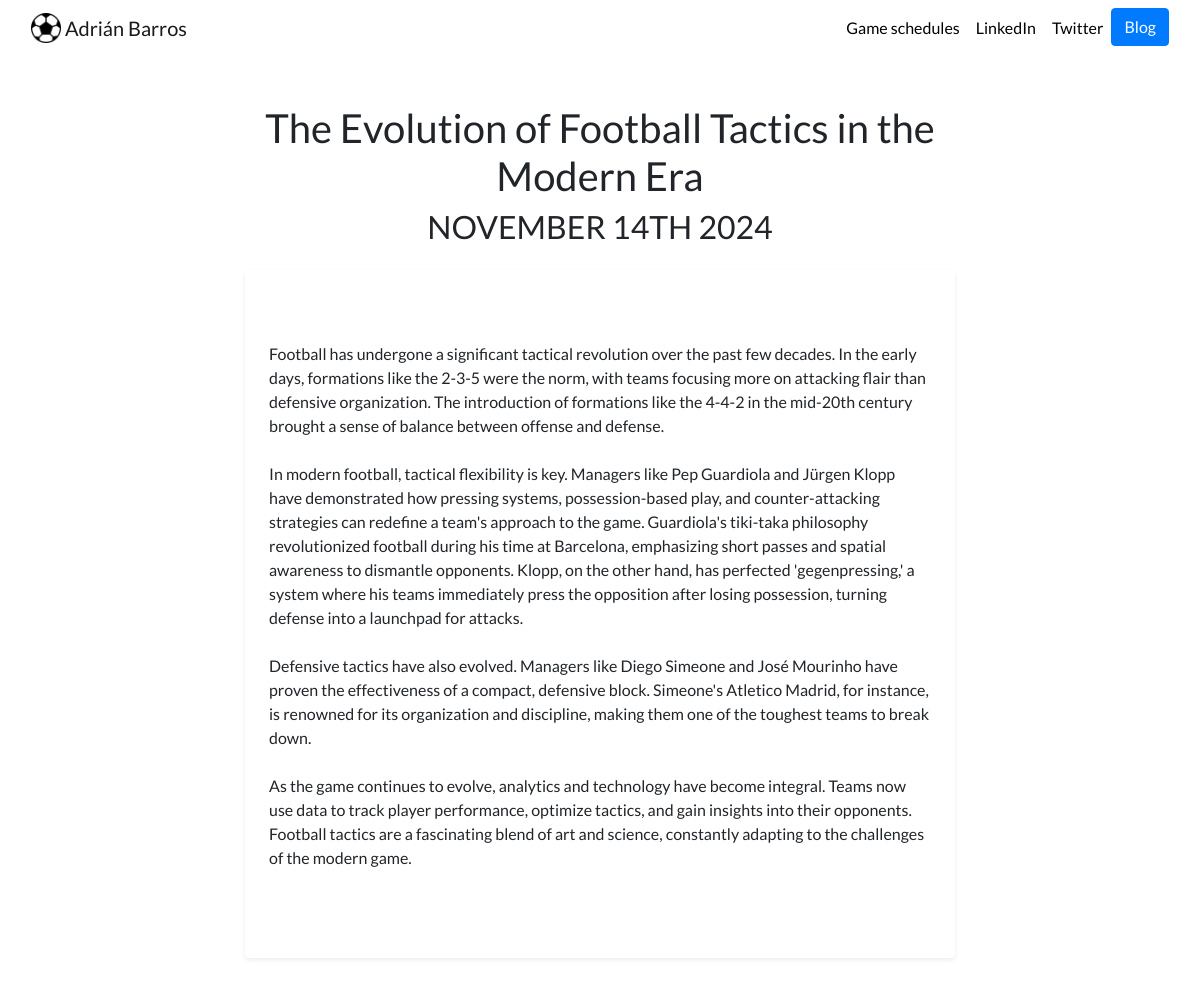
Screenshot of /blog/blog/2/ with the database file from the repository.
### blog/models.py (models this page shows)
class Blog(models.Model):
    title = models.CharField(max_length=200)
    description = models.TextField()
    date = models.DateField(auto_now_add=True)

### blog/views.py (the view)
# urls.py: path('blog/<int:blog_id>/', views.detail, name='detail')
def detail(request,blog_id):
    blog=get_object_or_404(Blog,pk=blog_id)
    return render(request, 'blog/detail.html',{'blog':blog})

### blog/templates/blog/detail.html
{% extends 'generator/base.html' %}
{% block content %}
<div class="container my-5">
    <div class="row justify-content-center">
        <div class="col-md-8">
            <h1 class="blog-title text-center">{{ blog.title }}</h1>
            <h2 class="blog-date text-center">{{ blog.date|date:'F jS Y'|upper }}</h2>
            <div class="blog-description mt-4 p-4 rounded shadow-sm bg-white"
                style="word-wrap: break-word; word-break: break-word; overflow-wrap: break-word; white-space: pre-wrap;">
                <p>{{ blog.description|safe }}</p>
            </div>
        </div>
    </div>
</div>
{% endblock %}

### portfolio/static/portfolio/custom.css (style rules this page uses)
body { font-family: 'Lato', sans-serif; }
.blog-description { word-wrap: break-word; word-break: break-word; overflow-wrap: break-word; white-space: pre-wrap; }

### rows the page displays
Blog: title "The Evolution of Football Tactics in the Modern Era", date "NOVEMBER 14TH 2024", description "Football has undergone a significant tactical revolution over the past few decades. In the early days, formations like the 2-3-5 were the norm, with teams focusing more on attacking flair than defensive organization. The introduction of formations like the 4-4-2 in the mid-20th century brought a sense of balance between offense and defense. In modern football, tactical flexibility is key. Managers like Pep Guardiola and Jürgen Klopp have demonstrated how pressing systems, possession-based play, and counter-attacking strategies can redefine a team's approach to the game. Guardiola's tiki-taka philosophy revolutionized football during his time at Barcelona, emphasizing short passes and…"
